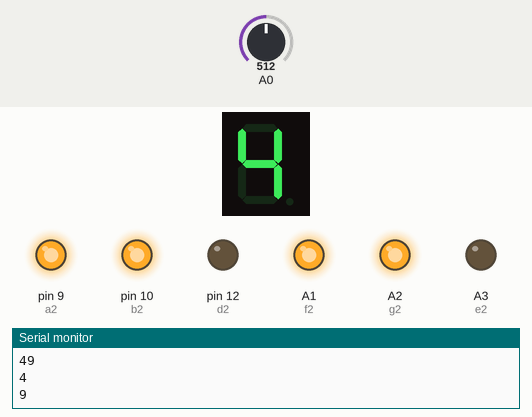
Recording of a sketch running on a simulated Arduino Uno, built with avr-gcc and run on an emulated ATmega328P. Parts: 1-digit seven-segment display, output pins drawn as LEDs (lit = HIGH), the last lines printed to the serial monitor. Wiring (inferred from the names in the program): 1-digit 7-segment display, segments lit when HIGH: segments pin 2, pin 3, pin 4, pin 5, pin 6, pin 7, pin 8. Inputs (shaded band) come from the test bench; at power-on: A0 = 512. The segment pins are drawn as the display they are named for; pins used as bus, display or sensor lines are not drawn.

Above: at 1.2 s.
1.3 s: A0 set to 716
At 1.6 s:
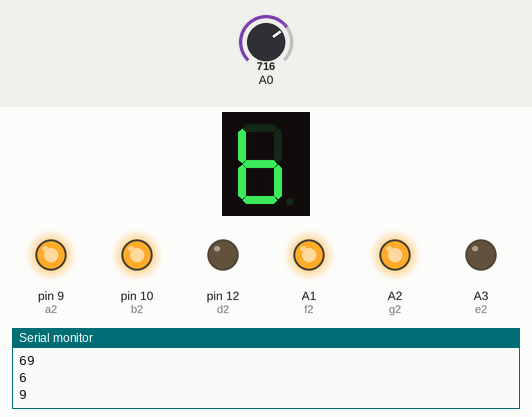
2.8 s: A0 set to 724
At 4.0 s:
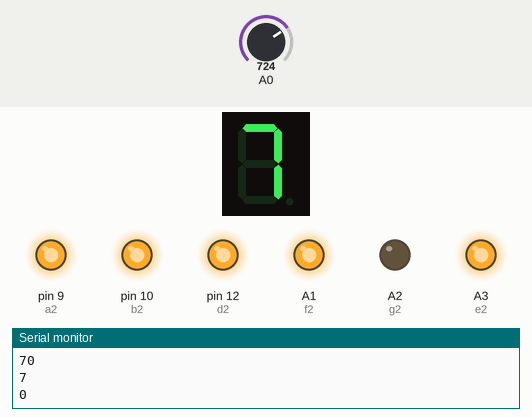
4.3 s: A0 set to 900
At 5.5 s:
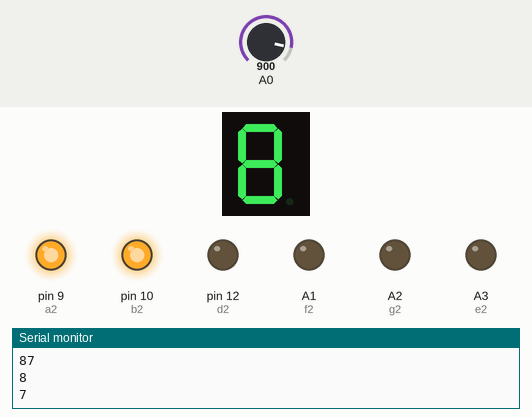
5.8 s: A0 set to 891
At 6.8 s:
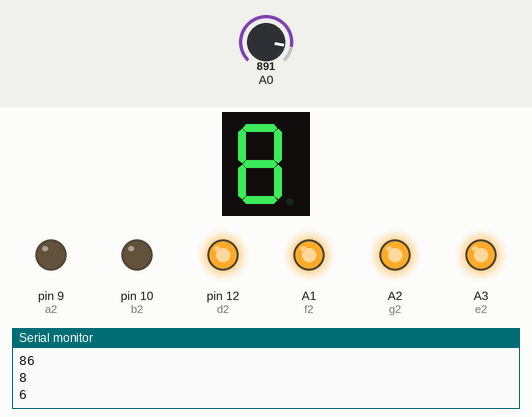
7.3 s: A0 set to 122
At 8.5 s:
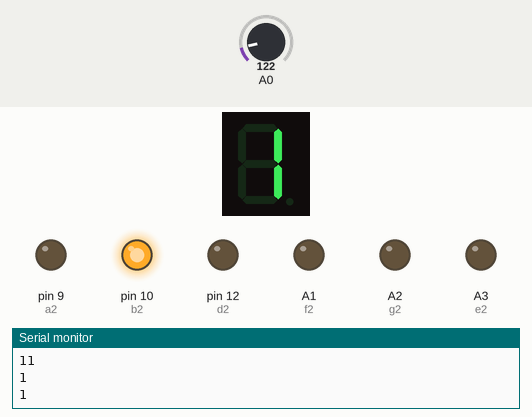
Timing chart, 0 to 9.8 s (numbered marks = the images above; inputs shaded):
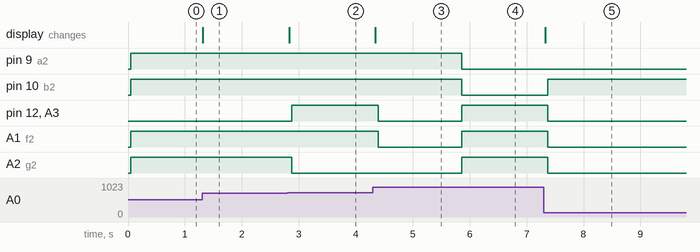

The sketch:

potentiometer_dual_digit_segments1.ino
```cpp
//GLOBAL int variables for LED Setup for right segment
int a=2;
int b=3;
int c=4;
int d=5;
int e=6;
int f=7;
int g=8;
//GLOBAL int variables for LED setup for left segment
int a2 =9;
int b2 =10;
int c2=11;
int d2=12;
int e2=A3;
int f2=A1;
int g2=A2;
//Methods to display each single digit number for right segment
void zero();
void one();
void two();
void three();
void four();
void five();
void six();
void seven();
void eight();
void nine();
//Methods to display each single digit number for left segment
void oneSecondSegment();
void zeroSecondSegment();
void twoSecondSegment();
void threeSecondSegment();
void fourSecondSegment();
void fiveSecondSegment();
void sixSecondSegment();
void sevenSecondSegment ();
void eightSecondSegment();
void nineSecondSegment();
//Methods to grab displayed number, to enable displayed numbers on individual segment
void grabDisplayNumber(int grabbedValNumber);
void leftSegmentDisplay();
void rightSegmentDisplay();
//int values to help display numbers GLOBAL
int testNumber;
int rightSegmentNumber;
int leftSegmentNumber;

void setup()
{
  Serial.begin(9600);
  pinMode(A0, INPUT);
  pinMode(2, OUTPUT);
  pinMode(3, OUTPUT);
  pinMode(4, OUTPUT);
  pinMode(5, OUTPUT);
  pinMode(6, OUTPUT);
  pinMode(7, OUTPUT);
  pinMode(8, OUTPUT);
  pinMode(9, OUTPUT);
  pinMode(10, OUTPUT);
  pinMode(11, OUTPUT);
  pinMode(12, OUTPUT);
  pinMode(A3, OUTPUT);
  pinMode(A1, OUTPUT);
  pinMode(A2, OUTPUT);
}
//Zero display for right segment
void zero(){
  digitalWrite(a, HIGH);
  digitalWrite(b, HIGH);
  digitalWrite(c, HIGH);
  digitalWrite(d, HIGH);
  digitalWrite(e, HIGH);
  digitalWrite(f, HIGH);
  digitalWrite(g, LOW);
}
//Zero for right second segment
void zeroSecondSegment(){
  digitalWrite(a2, HIGH);
  digitalWrite(b2, HIGH);
  digitalWrite(c2, HIGH);
  digitalWrite(d2, HIGH);
  digitalWrite(e2, HIGH);
  digitalWrite(f2, HIGH);
  digitalWrite(g2, LOW);
}
//One for left segment
void one(){
  digitalWrite(a, LOW);
  digitalWrite(b, HIGH);
  digitalWrite(c, HIGH);
  digitalWrite(d, LOW);
  digitalWrite(e, LOW);
  digitalWrite(f, LOW);
  digitalWrite(g, LOW);
}
//one for right segment
void oneSecondSegment(){
  digitalWrite(a2, LOW);
  digitalWrite(b2, HIGH);
  digitalWrite(c2, HIGH);
  digitalWrite(d2, LOW);
  digitalWrite(e2, LOW);
  digitalWrite(f2, LOW);
  digitalWrite(g2, LOW);
}
//two for left segment
void two () {
  digitalWrite(a, HIGH);
  digitalWrite(b, HIGH);
  digitalWrite(c, LOW);
  digitalWrite(d, HIGH);
  digitalWrite(e, HIGH);
  digitalWrite(f, LOW);
  digitalWrite(g, HIGH);
}
//two for right segment
void twoSecondSegment () {
  digitalWrite(a2, HIGH);
  digitalWrite(b2, HIGH);
  digitalWrite(c2, LOW);
  digitalWrite(d2, HIGH);
  digitalWrite(e2, HIGH);
  digitalWrite(f2, LOW);
  digitalWrite(g2, HIGH);
}
//three for left segment
void three () {
  digitalWrite(a, HIGH);
  digitalWrite(b, HIGH);
  digitalWrite(c, HIGH);
  digitalWrite(d, HIGH);
  digitalWrite(e, LOW);
  digitalWrite(f, LOW);
  digitalWrite(g, HIGH);
}
//three for right segment
void threeSecondSegment () {
  digitalWrite(a2, HIGH);
  digitalWrite(b2, HIGH);
  digitalWrite(c2, HIGH);
  digitalWrite(d2, HIGH);
  digitalWrite(e2, LOW);
  digitalWrite(f2, LOW);
  digitalWrite(g2, HIGH);
}
//four for left segment
void four () {
  digitalWrite(a, LOW);
  digitalWrite(b, HIGH);
  digitalWrite(c, HIGH);
  digitalWrite(d, LOW);
  digitalWrite(e, LOW);
  digitalWrite(f, HIGH);
  digitalWrite(g, HIGH);
}
//four for right segment
void fourSecondSegment () {
  digitalWrite(a2, LOW);
  digitalWrite(b2, HIGH);
  digitalWrite(c2, HIGH);
  digitalWrite(d2, LOW);
  digitalWrite(e2, LOW);
  digitalWrite(f2, HIGH);
  digitalWrite(g2, HIGH);
}
//five for left segment
void five () {
  digitalWrite(a, HIGH);
  digitalWrite(b, LOW);
  digitalWrite(c, HIGH);
  digitalWrite(d, HIGH);
  digitalWrite(e, LOW);
  digitalWrite(f, HIGH);
  digitalWrite(g, HIGH);
}
//five for right segment
void fiveSecondSegment () {
  digitalWrite(a2, HIGH);
  digitalWrite(b2, LOW);
  digitalWrite(c2, HIGH);
  digitalWrite(d2, HIGH);
  digitalWrite(e2, LOW);
  digitalWrite(f2, HIGH);
  digitalWrite(g2, HIGH);
}
//six left segment
void six (){
  digitalWrite(a, LOW);
  digitalWrite(b, LOW);
  digitalWrite(c, HIGH);
  digitalWrite(d, HIGH);
  digitalWrite(e, HIGH);
  digitalWrite(f, HIGH);
  digitalWrite(g, HIGH);
}
//six right segment
void sixSecondSegment (){
  digitalWrite(a2, LOW);
  digitalWrite(b2, LOW);
  digitalWrite(c2, HIGH);
  digitalWrite(d2, HIGH);
  digitalWrite(e2, HIGH);
  digitalWrite(f2, HIGH);
  digitalWrite(g2, HIGH);
}
//seven left segment
void seven (){
  digitalWrite(a, HIGH);
  digitalWrite(b, HIGH);
  digitalWrite(c, HIGH);
  digitalWrite(d, LOW);
  digitalWrite(e, LOW);
  digitalWrite(f, LOW);
  digitalWrite(g, LOW);
}
//seven right segment
void sevenSecondSegment (){
  digitalWrite(a2, HIGH);
  digitalWrite(b2, HIGH);
  digitalWrite(c2, HIGH);
  digitalWrite(d2, LOW);
  digitalWrite(e2, LOW);
  digitalWrite(f2, LOW);
  digitalWrite(g2, LOW);
}
//eight left segment
void eight (){
  digitalWrite(a, HIGH);
  digitalWrite(b, HIGH);
  digitalWrite(c, HIGH);
  digitalWrite(d, HIGH);
  digitalWrite(e, HIGH);
  digitalWrite(f, HIGH);
  digitalWrite(g, HIGH);
}
//eight right segment
void eightSecondSegment (){
  digitalWrite(a2, HIGH);
  digitalWrite(b2, HIGH);
  digitalWrite(c2, HIGH);
  digitalWrite(d2, HIGH);
  digitalWrite(e2, HIGH);
  digitalWrite(f2, HIGH);
  digitalWrite(g2, HIGH);
}
//nine left segment
void nine (){
  digitalWrite(a, HIGH);
  digitalWrite(b, HIGH);
  digitalWrite(c, HIGH);
  digitalWrite(d, LOW);
  digitalWrite(e, LOW);
  digitalWrite(f, HIGH);
  digitalWrite(g, HIGH);
}
//nine right segment
void nineSecondSegment (){
  digitalWrite(a2, HIGH);
  digitalWrite(b2, HIGH);
  digitalWrite(c2, HIGH);
  digitalWrite(d2, LOW);
  digitalWrite(e2, LOW);
  digitalWrite(f2, HIGH);
  digitalWrite(g2, HIGH);
}
//to convert POT input value to display number
void DisplayNumber(int grabbedValNumber){
  testNumber = grabbedValNumber/10.33;
  rightSegmentNumber = testNumber % 10;
  leftSegmentNumber = testNumber / 10;
}
//left segment display
void leftSegmentDisplay() {
  if (leftSegmentNumber == 0){
    zero();
  }
  else if (leftSegmentNumber == 1){
    one();
  }
  else if (leftSegmentNumber == 2){
    two();
  }
  else if (leftSegmentNumber == 3){
    three();
  }
  else if (leftSegmentNumber == 4){
    four();
  }
  else if (leftSegmentNumber == 5){
   five();
  }
  else if (leftSegmentNumber == 6){
    six();
  }
  else if (leftSegmentNumber ==7){
    seven();
  }
  else if (leftSegmentNumber == 8){
    eight();
  }
  else {
    nine();
  }
}
//right segment display
void rightSegmentDisplay (){
   if (rightSegmentNumber == 0) {
    zeroSecondSegment();
  }
  else if (rightSegmentNumber == 1){
    oneSecondSegment();
  }
  else if (rightSegmentNumber == 2){
    twoSecondSegment();
  }
  else if (rightSegmentNumber == 3){
    threeSecondSegment();
  }
  else if (rightSegmentNumber == 4){
    fourSecondSegment();
  }
  else if (rightSegmentNumber == 5){
    fiveSecondSegment();
  }
  else if (rightSegmentNumber == 6){
    sixSecondSegment();
  }
  else if (rightSegmentNumber == 7){
    sevenSecondSegment();
  }
  else if (rightSegmentNumber == 8){
    eightSecondSegment();
  }
  else {
    nineSecondSegment();
  }
}

void loop()
{

  //analog reading from pot
  int val=0;
  val = analogRead(A0);
  //passing analog read into converting method
  DisplayNumber(val);
  //calling left segment display
  leftSegmentDisplay();
  //add a delay to help process all the methods
  delay(50);
  //calling right segment display
  rightSegmentDisplay();
  Serial.println(testNumber);
  Serial.println(leftSegmentNumber);
  Serial.println(rightSegmentNumber);

}
```

Measured:
- the behaviour switches between 723 and 724 on A0 (found by bisection; images 1 and 2)
- the behaviour switches between 899 and 898 on A0 (found by bisection; images 3 and 4)
- after the input at 1.3 s, the display: changes at once (image 1)
- after the input at 2.8 s, pin 12 (d2), A3 (e2): LOW → HIGH after 0.08 s; A2 (g2): HIGH → LOW after 0.08 s; the display: changes at once (image 2)
- after the input at 4.3 s, pin 12 (d2), A1 (f2), A3 (e2): HIGH → LOW after 0.09 s; the display: changes at once (image 3)
- after the input at 5.8 s, pin 9 (a2), pin 10 (b2): HIGH → LOW after 0.06 s; pin 12 (d2), A1 (f2), A2 (g2), A3 (e2): LOW → HIGH after 0.06 s
- after the input at 7.3 s, pin 10 (b2): LOW → HIGH after 0.08 s; pin 12 (d2), A1 (f2), A2 (g2), A3 (e2): HIGH → LOW after 0.08 s; the display: changes at once (image 5)
